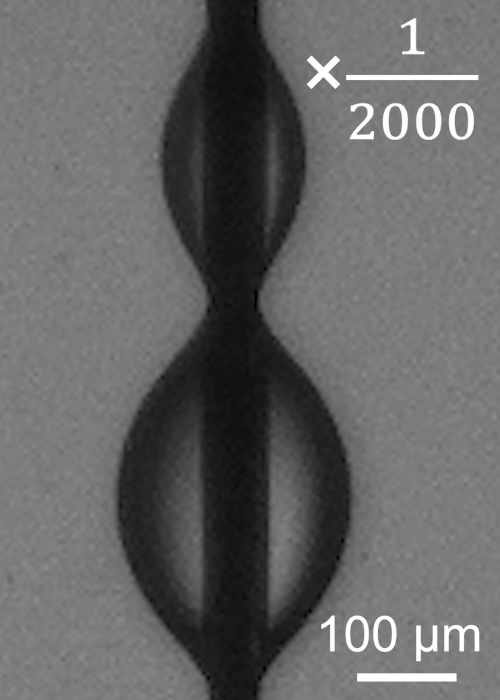
#> input picture frame 0 of analysis/irrationality_di_ara/T409_combined_handover_droplets/source_videos/Video_S4.mp4, 500 x 700 px
$ python t409_source_qa.py
#> lines starting #> are read from the running program, lines starting #| are printed output that depends on the picture
"""Pre-score source inspection for T409 combined handover Di-ARA.

This script only decodes the seven public supplementary videos and builds
uniform contact sheets.  It does not calculate ARA coordinates, detect bridge
times, select landmarks, or score the frozen hypothesis.
"""

from __future__ import annotations

import csv
from pathlib import Path

import cv2
import matplotlib.pyplot as plt


HERE = Path(__file__).resolve().parent
VIDEO_DIR = HERE / "source_videos"
OUT_DIR = HERE / "source_qa"
META_CSV = OUT_DIR / "T409_SOURCE_METADATA.csv"


def main() -> None:
    OUT_DIR.mkdir(parents=True, exist_ok=True)
    rows: list[dict[str, object]] = []

    for path in sorted(VIDEO_DIR.glob("Video_S*.mp4")):
        cap = cv2.VideoCapture(str(path))
        if not cap.isOpened():
            raise RuntimeError(f"Could not open {path}")

        width = int(cap.get(cv2.CAP_PROP_FRAME_WIDTH))
        height = int(cap.get(cv2.CAP_PROP_FRAME_HEIGHT))
        fps = float(cap.get(cv2.CAP_PROP_FPS))
        frame_count = int(cap.get(cv2.CAP_PROP_FRAME_COUNT))
        duration_s = frame_count / fps if fps else float("nan")

        rows.append(
            {
                "video": path.name,
                "width_px": width,
                "height_px": height,
                "encoded_fps": fps,
                "frame_count": frame_count,
                "encoded_duration_s": duration_s,
            }
        )

        indices = [round(i * (frame_count - 1) / 11) for i in range(12)]
        fig, axes = plt.subplots(3, 4, figsize=(16, 9), constrained_layout=True)
        for ax, frame_index in zip(axes.flat, indices):
            cap.set(cv2.CAP_PROP_POS_FRAMES, frame_index)
            ok, frame = cap.read()
            if not ok:
                raise RuntimeError(f"Could not decode {path.name} frame {frame_index}")
            frame_rgb = cv2.cvtColor(frame, cv2.COLOR_BGR2RGB)
            ax.imshow(frame_rgb)
            ax.set_title(f"frame {frame_index} · playback {frame_index / fps:.2f} s")
            ax.axis("off")
#> this loop made 12 passes
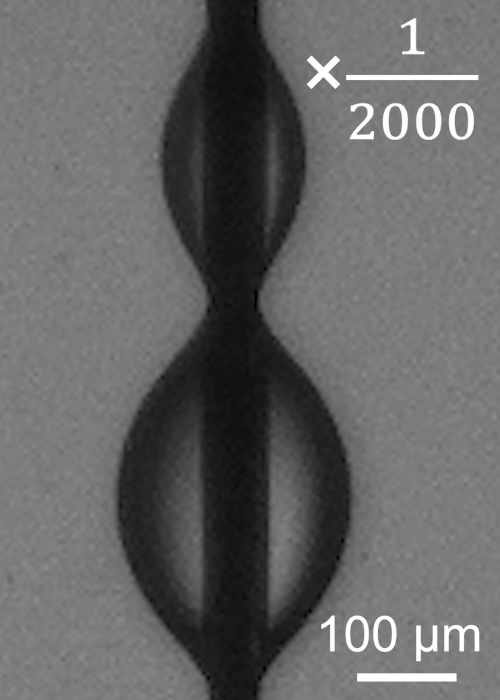
#> input picture frame 0 of analysis/irrationality_di_ara/T409_combined_handover_droplets/source_videos/Video_S4.mp4, 500 x 700 px
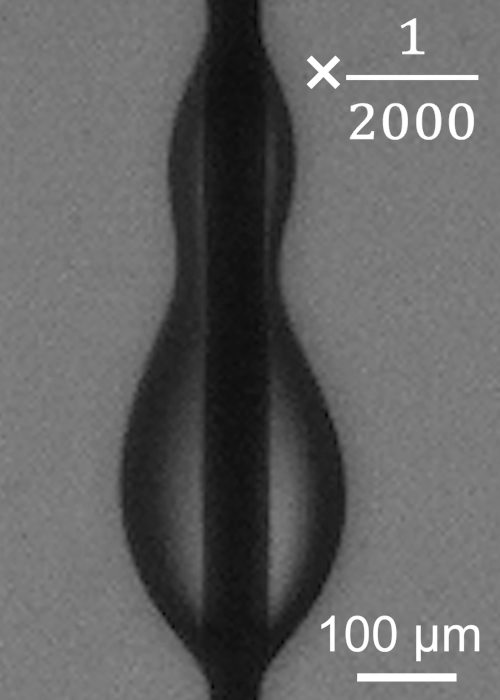
#> input picture frame 27 of analysis/irrationality_di_ara/T409_combined_handover_droplets/source_videos/Video_S4.mp4, 500 x 700 px
#> pass 3, in main, `ok, frame = cap.read()`:
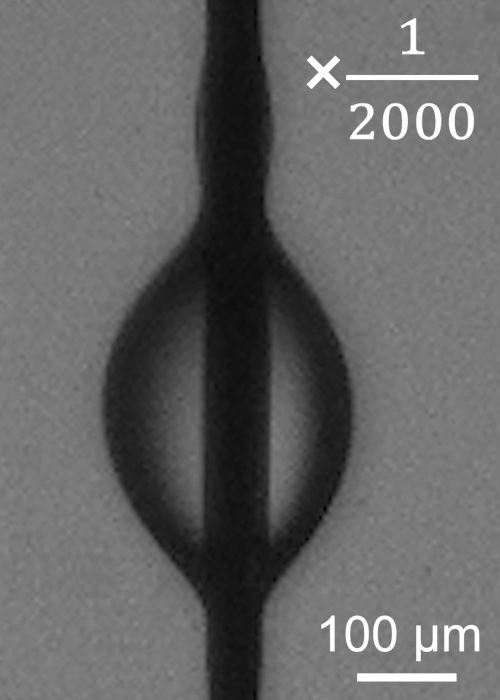
#> frame: shape (700, 500, 3); min 0, max 255, mean 100.4
#> after the loop:
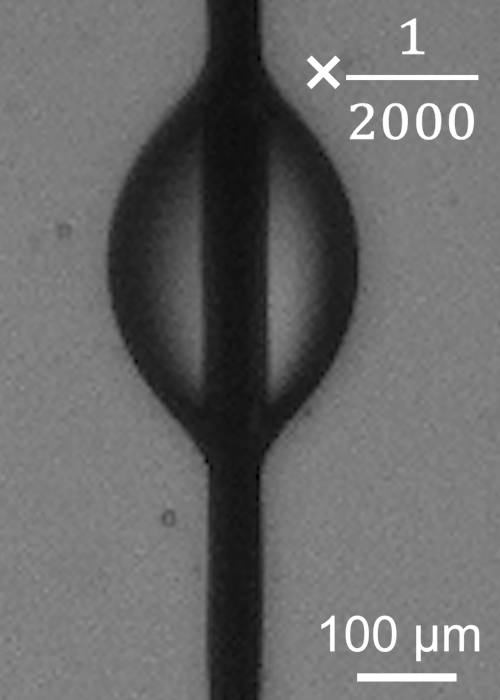
#> frame: shape (700, 500, 3); min 0, max 255, mean 104.6

        fig.suptitle(
            f"{path.name} — uniform pre-score source inspection\n"
            f"{width}×{height} px · {frame_count} frames · encoded {fps:.3f} fps",
            fontsize=15,
        )
        fig.savefig(OUT_DIR / f"{path.stem}_CONTACT_SHEET.png", dpi=150)
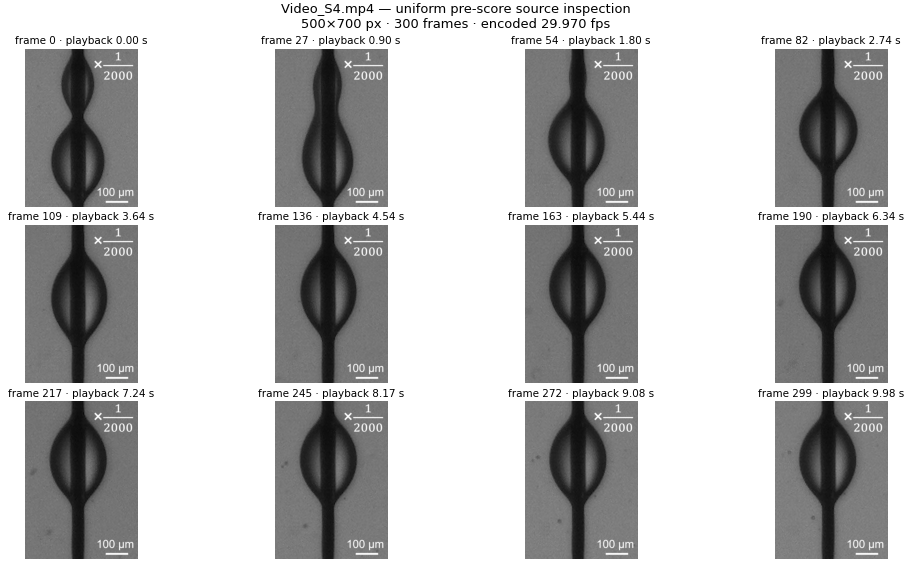
#> figure drawn by matplotlib, 12 panels
        plt.close(fig)
        cap.release()

    with META_CSV.open("w", newline="", encoding="utf-8") as handle:
        writer = csv.DictWriter(handle, fieldnames=list(rows[0].keys()))
        writer.writeheader()
        writer.writerows(rows)


if __name__ == "__main__":
    main()

$ run again, starting later in the video
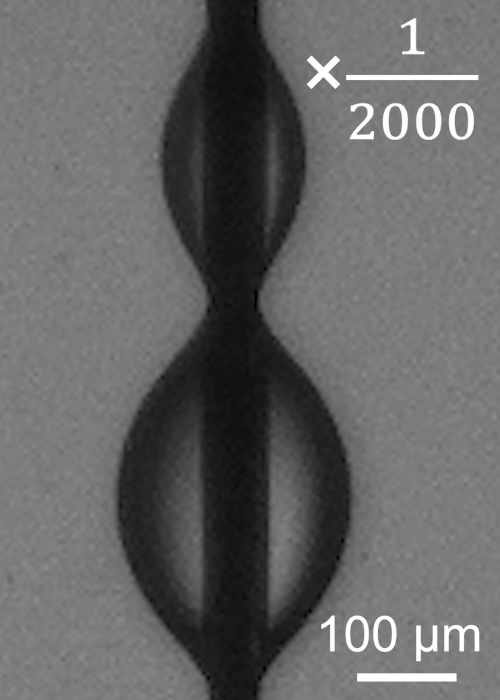
#> input picture frame 0 of analysis/irrationality_di_ara/T409_combined_handover_droplets/source_videos/Video_S4.mp4, 500 x 700 px
#> the loop in main, `for ax, frame_index in zip(axes.flat, indices):` made 12 passes
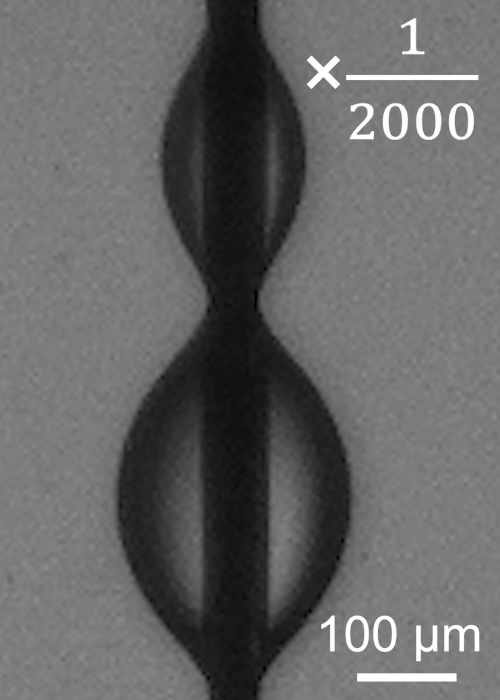
#> input picture frame 0 of analysis/irrationality_di_ara/T409_combined_handover_droplets/source_videos/Video_S4.mp4, 500 x 700 px
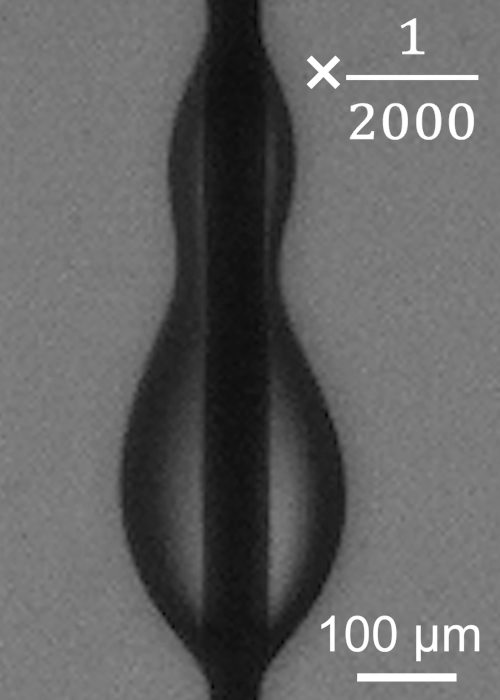
#> input picture frame 27 of analysis/irrationality_di_ara/T409_combined_handover_droplets/source_videos/Video_S4.mp4, 500 x 700 px

$ run again, starting later in the video
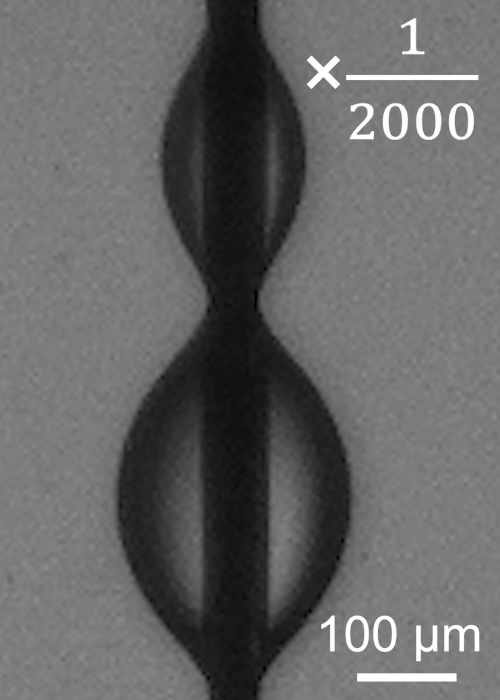
#> input picture frame 0 of analysis/irrationality_di_ara/T409_combined_handover_droplets/source_videos/Video_S4.mp4, 500 x 700 px
#> the loop in main, `for ax, frame_index in zip(axes.flat, indices):` made 12 passes
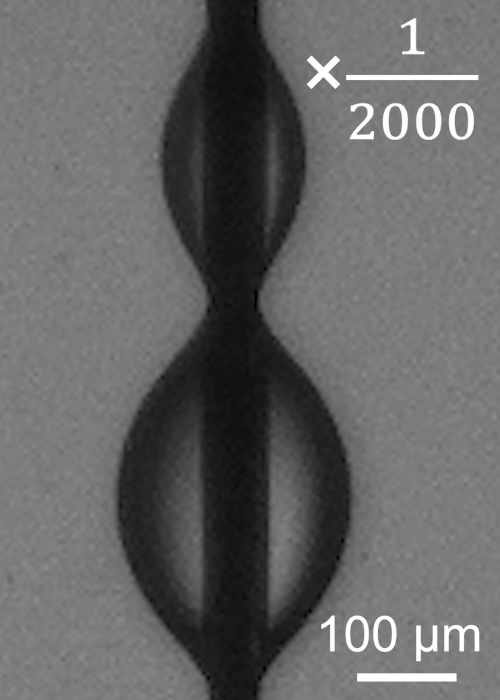
#> input picture frame 0 of analysis/irrationality_di_ara/T409_combined_handover_droplets/source_videos/Video_S4.mp4, 500 x 700 px
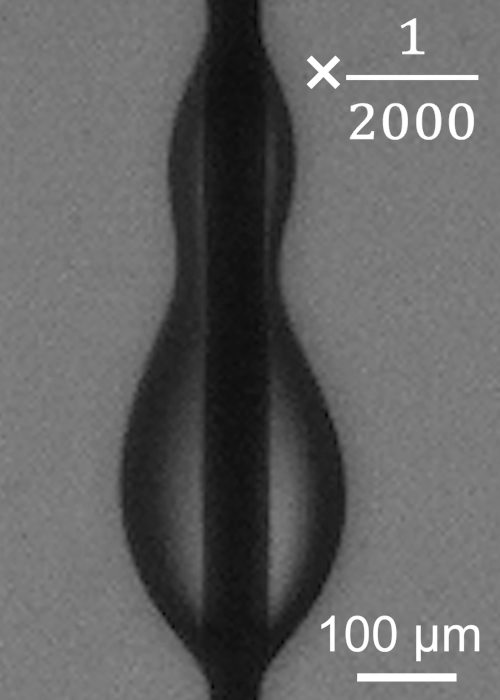
#> input picture frame 27 of analysis/irrationality_di_ara/T409_combined_handover_droplets/source_videos/Video_S4.mp4, 500 x 700 px
